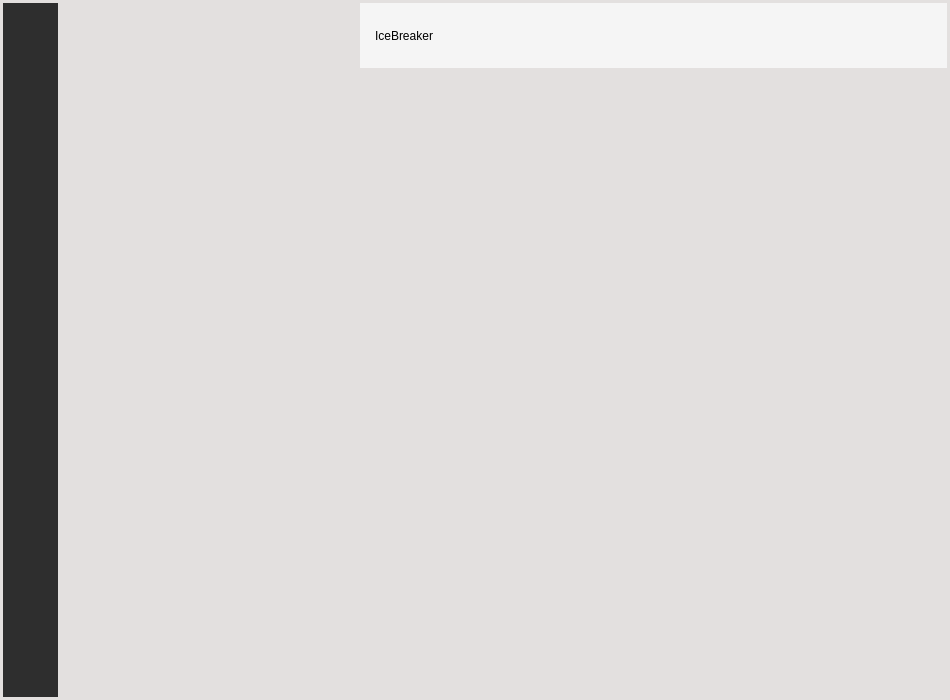
<?xml version="1.0" encoding="UTF-8"?>
<ui version="4.0">
 <class>Cell_Main</class>
 <widget class="QWidget" name="Cell_Main">
  <property name="geometry">
   <rect>
    <x>0</x>
    <y>0</y>
    <width>950</width>
    <height>700</height>
   </rect>
  </property>
  <property name="minimumSize">
   <size>
    <width>950</width>
    <height>700</height>
   </size>
  </property>
  <property name="windowTitle">
   <string>Cell_Main</string>
  </property>
  <property name="styleSheet">
   <string notr="true">QWidget#Cell_Main{background-color: rgb(227,224,223);
}
QPushButton#maximize{
border:none;
}
QPushButton#maximize:hover{
background-color: rgb(227,224,223);
}
</string>
  </property>
  <layout class="QGridLayout" name="gridLayout_2">
   <property name="leftMargin">
    <number>0</number>
   </property>
   <property name="topMargin">
    <number>0</number>
   </property>
   <property name="rightMargin">
    <number>0</number>
   </property>
   <property name="bottomMargin">
    <number>0</number>
   </property>
   <property name="spacing">
    <number>0</number>
   </property>
   <item row="0" column="0">
    <widget class="QWidget" name="main_widget" native="true">
     <layout class="QGridLayout" name="gridLayout_5">
      <property name="leftMargin">
       <number>3</number>
      </property>
      <property name="topMargin">
       <number>3</number>
      </property>
      <property name="rightMargin">
       <number>3</number>
      </property>
      <property name="bottomMargin">
       <number>3</number>
      </property>
      <property name="spacing">
       <number>1</number>
      </property>
      <item row="0" column="2">
       <widget class="QWidget" name="name_tag" native="true">
        <property name="minimumSize">
         <size>
          <width>0</width>
          <height>65</height>
         </size>
        </property>
        <property name="maximumSize">
         <size>
          <width>16777215</width>
          <height>65</height>
         </size>
        </property>
        <property name="styleSheet">
         <string notr="true">background-color: rgb(245,245,245);
</string>
        </property>
        <layout class="QGridLayout" name="gridLayout_6">
         <property name="leftMargin">
          <number>15</number>
         </property>
         <property name="topMargin">
          <number>0</number>
         </property>
         <property name="rightMargin">
          <number>0</number>
         </property>
         <property name="bottomMargin">
          <number>0</number>
         </property>
         <property name="spacing">
          <number>0</number>
         </property>
         <item row="0" column="2">
          <widget class="QPushButton" name="options">
           <property name="minimumSize">
            <size>
             <width>30</width>
             <height>30</height>
            </size>
           </property>
           <property name="maximumSize">
            <size>
             <width>30</width>
             <height>30</height>
            </size>
           </property>
           <property name="styleSheet">
            <string notr="true">QPushButton#options{
border:none;
}
QPushButton#options:hover{
background-color: rgb(208, 208, 208);
border:none;
}
QPushiButton#options:press{
background-color: rgb(157, 157, 157);
border:none;
}</string>
           </property>
           <property name="text">
            <string/>
           </property>
          </widget>
         </item>
         <item row="0" column="4">
          <widget class="QPushButton" name="maximize">
           <property name="minimumSize">
            <size>
             <width>30</width>
             <height>30</height>
            </size>
           </property>
           <property name="maximumSize">
            <size>
             <width>30</width>
             <height>30</height>
            </size>
           </property>
           <property name="styleSheet">
            <string notr="true">QPushButton#maximize{
border:none;
}
QPushButton#maximize:hover{
background-color: rgb(208, 208, 208);
border:none;
}
QPushiButton#maximizee:pressed{
background-color: rgb(157, 157, 157);
border:none;
}</string>
           </property>
           <property name="text">
            <string/>
           </property>
          </widget>
         </item>
         <item row="0" column="5">
          <widget class="QPushButton" name="shutdown">
           <property name="minimumSize">
            <size>
             <width>30</width>
             <height>30</height>
            </size>
           </property>
           <property name="maximumSize">
            <size>
             <width>30</width>
             <height>30</height>
            </size>
           </property>
           <property name="styleSheet">
            <string notr="true">QPushButton#shutdown{border:none;}
QPushButton#shutdown:hover{
background-color:rgb(255, 0, 46);
border:none;
}
</string>
           </property>
           <property name="text">
            <string/>
           </property>
          </widget>
         </item>
         <item row="1" column="4">
          <spacer name="verticalSpacer">
           <property name="orientation">
            <enum>Qt::Vertical</enum>
           </property>
           <property name="sizeHint" stdset="0">
            <size>
             <width>20</width>
             <height>40</height>
            </size>
           </property>
          </spacer>
         </item>
         <item row="0" column="3">
          <widget class="QPushButton" name="minimize">
           <property name="minimumSize">
            <size>
             <width>30</width>
             <height>30</height>
            </size>
           </property>
           <property name="maximumSize">
            <size>
             <width>30</width>
             <height>30</height>
            </size>
           </property>
           <property name="styleSheet">
            <string notr="true">QPushButton#minimize{
border:none;
}
QPushButton#minimize:hover{
background-color: rgb(208, 208, 208);
border:none;
}
QPushiButton#minimize:pressed{
background-color: rgb(157, 157, 157);
border:none;
}</string>
           </property>
           <property name="text">
            <string/>
           </property>
          </widget>
         </item>
         <item row="0" column="1">
          <spacer name="horizontalSpacer_4">
           <property name="orientation">
            <enum>Qt::Horizontal</enum>
           </property>
           <property name="sizeHint" stdset="0">
            <size>
             <width>437</width>
             <height>20</height>
            </size>
           </property>
          </spacer>
         </item>
         <item row="0" column="0" rowspan="2">
          <widget class="QLabel" name="name">
           <property name="minimumSize">
            <size>
             <width>400</width>
             <height>0</height>
            </size>
           </property>
           <property name="styleSheet">
            <string notr="true">font: 24pt &quot;Eras Bold ITC&quot;;</string>
           </property>
           <property name="text">
            <string>IceBreaker</string>
           </property>
          </widget>
         </item>
        </layout>
       </widget>
      </item>
      <item row="1" column="2">
       <widget class="QWidget" name="chat" native="true">
        <property name="minimumSize">
         <size>
          <width>587</width>
          <height>628</height>
         </size>
        </property>
        <property name="maximumSize">
         <size>
          <width>587</width>
          <height>628</height>
         </size>
        </property>
       </widget>
      </item>
      <item row="0" column="1" rowspan="2">
       <widget class="QWidget" name="friend_2" native="true">
        <property name="minimumSize">
         <size>
          <width>300</width>
          <height>0</height>
         </size>
        </property>
        <property name="maximumSize">
         <size>
          <width>300</width>
          <height>16777215</height>
         </size>
        </property>
       </widget>
      </item>
      <item row="0" column="0" rowspan="2">
       <widget class="QWidget" name="side_bar" native="true">
        <property name="minimumSize">
         <size>
          <width>55</width>
          <height>0</height>
         </size>
        </property>
        <property name="maximumSize">
         <size>
          <width>55</width>
          <height>16777215</height>
         </size>
        </property>
        <property name="styleSheet">
         <string notr="true">background-color: rgb(46,46,46);</string>
        </property>
        <widget class="QWidget" name="verticalLayoutWidget">
         <property name="geometry">
          <rect>
           <x>0</x>
           <y>0</y>
           <width>61</width>
           <height>701</height>
          </rect>
         </property>
         <layout class="QVBoxLayout" name="verticalLayout">
          <item>
           <spacer name="verticalSpacer_4">
            <property name="orientation">
             <enum>Qt::Vertical</enum>
            </property>
            <property name="sizeHint" stdset="0">
             <size>
              <width>20</width>
              <height>40</height>
             </size>
            </property>
           </spacer>
          </item>
          <item>
           <widget class="QPushButton" name="add">
            <property name="minimumSize">
             <size>
              <width>55</width>
              <height>55</height>
             </size>
            </property>
            <property name="maximumSize">
             <size>
              <width>55</width>
              <height>55</height>
             </size>
            </property>
            <property name="styleSheet">
             <string notr="true">QPushButton#add{border:none;}
QPushButton#add:hover{
border:none;
background-color: rgb(79, 79, 79);
}</string>
            </property>
            <property name="text">
             <string/>
            </property>
           </widget>
          </item>
          <item>
           <spacer name="verticalSpacer_2">
            <property name="orientation">
             <enum>Qt::Vertical</enum>
            </property>
            <property name="sizeHint" stdset="0">
             <size>
              <width>20</width>
              <height>40</height>
             </size>
            </property>
           </spacer>
          </item>
          <item>
           <widget class="QPushButton" name="change_color">
            <property name="minimumSize">
             <size>
              <width>55</width>
              <height>55</height>
             </size>
            </property>
            <property name="maximumSize">
             <size>
              <width>55</width>
              <height>55</height>
             </size>
            </property>
            <property name="styleSheet">
             <string notr="true">QPushButton#change_color{border:none;}
QPushButton#change_color:hover{
border:none;
background-color: rgb(79, 79, 79);
}</string>
            </property>
            <property name="text">
             <string/>
            </property>
           </widget>
          </item>
          <item>
           <spacer name="verticalSpacer_3">
            <property name="orientation">
             <enum>Qt::Vertical</enum>
            </property>
            <property name="sizeHint" stdset="0">
             <size>
              <width>20</width>
              <height>40</height>
             </size>
            </property>
           </spacer>
          </item>
         </layout>
        </widget>
       </widget>
      </item>
     </layout>
    </widget>
   </item>
  </layout>
 </widget>
 <layoutdefault spacing="6" margin="11"/>
 <resources/>
 <connections/>
</ui>
